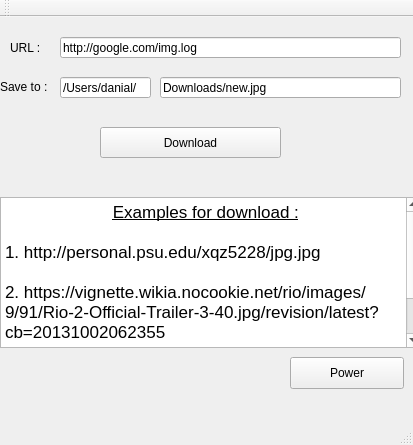
<?xml version="1.0" encoding="UTF-8"?>
<ui version="4.0">
 <class>MainWindow</class>
 <widget class="QMainWindow" name="MainWindow">
  <property name="geometry">
   <rect>
    <x>0</x>
    <y>0</y>
    <width>413</width>
    <height>445</height>
   </rect>
  </property>
  <property name="windowTitle">
   <string>MainWindow</string>
  </property>
  <widget class="QWidget" name="centralWidget">
   <widget class="QLineEdit" name="urlPath">
    <property name="geometry">
     <rect>
      <x>60</x>
      <y>20</y>
      <width>341</width>
      <height>21</height>
     </rect>
    </property>
    <property name="text">
     <string>http://google.com/img.log</string>
    </property>
   </widget>
   <widget class="QLineEdit" name="downloadPath">
    <property name="geometry">
     <rect>
      <x>160</x>
      <y>60</y>
      <width>241</width>
      <height>21</height>
     </rect>
    </property>
    <property name="text">
     <string>Downloads/new.jpg</string>
    </property>
   </widget>
   <widget class="QPushButton" name="pushButtonDownload">
    <property name="geometry">
     <rect>
      <x>100</x>
      <y>110</y>
      <width>181</width>
      <height>31</height>
     </rect>
    </property>
    <property name="text">
     <string>Download</string>
    </property>
   </widget>
   <widget class="QTextBrowser" name="textBrowser">
    <property name="geometry">
     <rect>
      <x>0</x>
      <y>180</y>
      <width>421</width>
      <height>151</height>
     </rect>
    </property>
    <property name="html">
     <string>&lt;!DOCTYPE HTML PUBLIC &quot;-//W3C//DTD HTML 4.0//EN&quot; &quot;http://www.w3.org/TR/REC-html40/strict.dtd&quot;&gt;
&lt;html&gt;&lt;head&gt;&lt;meta name=&quot;qrichtext&quot; content=&quot;1&quot; /&gt;&lt;style type=&quot;text/css&quot;&gt;
p, li { white-space: pre-wrap; }
&lt;/style&gt;&lt;/head&gt;&lt;body style=&quot; font-family:'.SF NS Text'; font-size:13pt; font-weight:400; font-style:normal;&quot;&gt;
&lt;p align=&quot;center&quot; style=&quot; margin-top:0px; margin-bottom:0px; margin-left:0px; margin-right:0px; -qt-block-indent:0; text-indent:0px;&quot;&gt; &lt;span style=&quot; text-decoration: underline;&quot;&gt;Examples for download :&lt;/span&gt;&lt;/p&gt;
&lt;p style=&quot;-qt-paragraph-type:empty; margin-top:0px; margin-bottom:0px; margin-left:0px; margin-right:0px; -qt-block-indent:0; text-indent:0px;&quot;&gt;&lt;br /&gt;&lt;/p&gt;
&lt;p style=&quot; margin-top:0px; margin-bottom:0px; margin-left:0px; margin-right:0px; -qt-block-indent:0; text-indent:0px;&quot;&gt;1. http://personal.psu.edu/xqz5228/jpg.jpg&lt;/p&gt;
&lt;p style=&quot;-qt-paragraph-type:empty; margin-top:0px; margin-bottom:0px; margin-left:0px; margin-right:0px; -qt-block-indent:0; text-indent:0px;&quot;&gt;&lt;br /&gt;&lt;/p&gt;
&lt;p style=&quot; margin-top:0px; margin-bottom:0px; margin-left:0px; margin-right:0px; -qt-block-indent:0; text-indent:0px;&quot;&gt;2. https://vignette.wikia.nocookie.net/rio/images/9/91/Rio-2-Official-Trailer-3-40.jpg/revision/latest?cb=20131002062355&lt;/p&gt;
&lt;p style=&quot;-qt-paragraph-type:empty; margin-top:0px; margin-bottom:0px; margin-left:0px; margin-right:0px; -qt-block-indent:0; text-indent:0px;&quot;&gt;&lt;br /&gt;&lt;/p&gt;
&lt;p style=&quot; margin-top:0px; margin-bottom:0px; margin-left:0px; margin-right:0px; -qt-block-indent:0; text-indent:0px;&quot;&gt;3. https://upload.wikimedia.org/wikipedia/commons/4/41/Sunflower_from_Silesia2.jpg&lt;/p&gt;&lt;/body&gt;&lt;/html&gt;</string>
    </property>
   </widget>
   <widget class="QLineEdit" name="userPath">
    <property name="geometry">
     <rect>
      <x>60</x>
      <y>60</y>
      <width>91</width>
      <height>21</height>
     </rect>
    </property>
    <property name="text">
     <string>/Users/danial/</string>
    </property>
   </widget>
   <widget class="QLabel" name="label">
    <property name="geometry">
     <rect>
      <x>10</x>
      <y>20</y>
      <width>59</width>
      <height>21</height>
     </rect>
    </property>
    <property name="text">
     <string>URL :</string>
    </property>
   </widget>
   <widget class="QLabel" name="label_2">
    <property name="geometry">
     <rect>
      <x>0</x>
      <y>60</y>
      <width>61</width>
      <height>20</height>
     </rect>
    </property>
    <property name="text">
     <string>Save to :</string>
    </property>
   </widget>
   <widget class="QPushButton" name="pushButtonPower">
    <property name="geometry">
     <rect>
      <x>290</x>
      <y>340</y>
      <width>114</width>
      <height>32</height>
     </rect>
    </property>
    <property name="text">
     <string>Power</string>
    </property>
   </widget>
  </widget>
  <widget class="QMenuBar" name="menuBar">
   <property name="geometry">
    <rect>
     <x>0</x>
     <y>0</y>
     <width>413</width>
     <height>22</height>
    </rect>
   </property>
  </widget>
  <widget class="QToolBar" name="mainToolBar">
   <attribute name="toolBarArea">
    <enum>TopToolBarArea</enum>
   </attribute>
   <attribute name="toolBarBreak">
    <bool>false</bool>
   </attribute>
  </widget>
  <widget class="QStatusBar" name="statusBar"/>
 </widget>
 <layoutdefault spacing="6" margin="11"/>
 <resources/>
 <connections/>
</ui>
